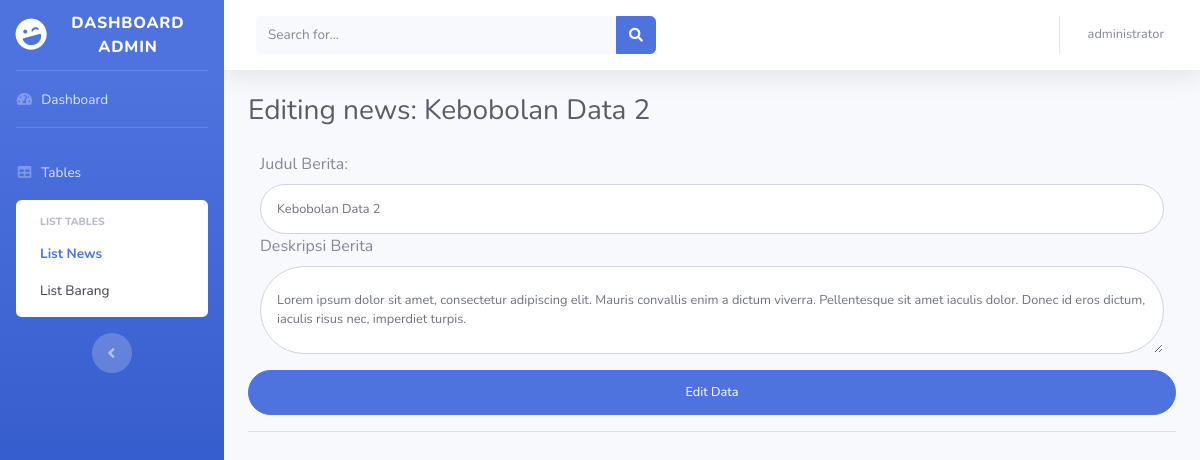
/app/administrator/edit-news.php?id=1 (signed in), run on the app's committed database.
### tables this page shows
CREATE TABLE `news` (
  `id` int NOT NULL AUTO_INCREMENT,
  `judul` varchar(255) NOT NULL,
  `deskripsi` varchar(500) NOT NULL,
  PRIMARY KEY (`id`)
);

### app/administrator/edit-news.php (the view, shortened to what this page needs)
<?php
    include'../config.php';
    $id = $_GET['id'];
	$id = mysqli_real_escape_string($conn, $id);
	$query = "SELECT * FROM news WHERE id='$id'";
	$data = mysqli_query($conn, $query);
	while ($row = mysqli_fetch_array($data)) {
		$judul = $row['judul'];
		$desc = $row['deskripsi'];
	}
	$sql2 = "SELECT username FROM admin WHERE username = '".$_SESSION["username_admin"]."';";
	$result2 = mysqli_query($conn, $sql2);
	?>
<!DOCTYPE html>
<html lang="en">
<head>
    <link href="../assets/vendor/fontawesome-free/css/all.min.css" rel="stylesheet" type="text/css">
    <link href="../assets/css/sb-admin-2.min.css" rel="stylesheet">
</head>
<body id="page-top">
    <div id="wrapper">
        <ul class="navbar-nav bg-gradient-primary sidebar sidebar-dark accordion" id="accordionSidebar">
            <a class="sidebar-brand d-flex align-items-center justify-content-center" href="#">
                <div class="sidebar-brand-icon rotate-n-15">
                    <i class="fas fa-laugh-wink"></i>
                </div>
                <div class="sidebar-brand-text mx-3">Dashboard Admin</div>
            </a>
            <hr class="sidebar-divider my-0">
            <li class="nav-item">
                <a class="nav-link" href="dashboard.php">
                    <i class="fas fa-fw fa-tachometer-alt"></i>
                    <span>Dashboard</span></a>
            </li>
            <hr class="sidebar-divider d-none d-md-block">
            <li class="nav-item">
                <a class="nav-link" href="#" data-toggle="collapse show" data-target="#collapseUtilities"
                    aria-expanded="true" aria-controls="collapseUtilities">
                    <i class="fas fa-fw fa-table"></i>
                    <span>Tables</span>
                </a>
                <div id="collapseUtilities" class="collapse show" aria-labelledby="headingUtilities"
                    data-parent="#accordionSidebar">
                    <div class="bg-white py-2 collapse-inner rounded">
                        <h6 class="collapse-header">List Tables</h6>
                        <a class="collapse-item active" href="tables.php?file=list-news.php">List News</a>
                        <a class="collapse-item" href="tables.php?file=list-barang.php">List Barang</a>
                    </div>
                </div>
            </li>
            <div class="text-center d-none d-md-inline">
                <button class="rounded-circle border-0" id="sidebarToggle"></button>
            </div>
        </ul>
        <div id="content-wrapper" class="d-flex flex-column">
            <div id="content">
                <nav class="navbar navbar-expand navbar-light bg-white topbar mb-4 static-top shadow">
                    <form
                        class="d-none d-sm-inline-block form-inline mr-auto ml-md-3 my-2 my-md-0 mw-100 navbar-search">
                        <div class="input-group">
                            <input type="text" class="form-control bg-light border-0 small" placeholder="Search for..."
                                aria-label="Search" aria-describedby="basic-addon2">
                            <div class="input-group-append">
                                <button class="btn btn-primary" type="button">
                                    <i class="fas fa-search fa-sm"></i>
                                </button>
                            </div>
                        </div>
                    </form>
                    <ul class="navbar-nav ml-auto">
                        <li class="nav-item dropdown no-arrow">
                            <a class="nav-link dropdown-toggle" href="#" id="userDropdown" role="button"
                                data-toggle="dropdown" aria-haspopup="true" aria-expanded="false">
                                <?php
                                    while($row = mysqli_fetch_assoc($result2)) {
                                        echo "<span class='mr-2 d-none d-lg-inline text-gray-600 small'>". $row['username']. "</span>";
                                    }
                                ?>
                            </a>
                        </li>
                    </ul>
                </nav>
                <div class="container-fluid">
                    <h1 class="h3 mb-4 text-gray-800">Editing news: <?php echo $judul ?></h1>
                    <form action="cek-edit-news.php" method="post" class="user">
                        <div class="col">
                            <label for="judul">Judul Berita: </label>
                            <input type="text" class="form-control form-control-user" id="judul"
                                placeholder="Judul Berita" name="judul" value="<?php echo htmlspecialchars($judul, ENT_QUOTES); ?>">
                        </div>
                        <div class="col">
                            <label for="desc">Deskripsi Berita</label>
                            <textarea type="text" class="form-control form-control-user" id="deskripsi"
                                placeholder="Deskripsi Berita" name="deskripsi"><?php echo htmlspecialchars($desc, ENT_QUOTES); ?></textarea>
                        </div>
                        <button type="submit" class="btn btn-primary btn-user btn-block mt-3">Edit Data</button>
                        <hr>
                    </form>
                </div>
                </div>
            </div>
        </div>
</body>
</html>

### data on the page
news: judul "Kebobolan Data 2", deskripsi "Lorem ipsum dolor sit amet, consectetur adipiscing elit. Mauris convallis enim a dictum viverra. Pellentesque sit amet iaculis dolor. Donec id eros dictum, iaculis risus nec, imperdiet turpis."

### other printed values
$row['username'] "administrator"
